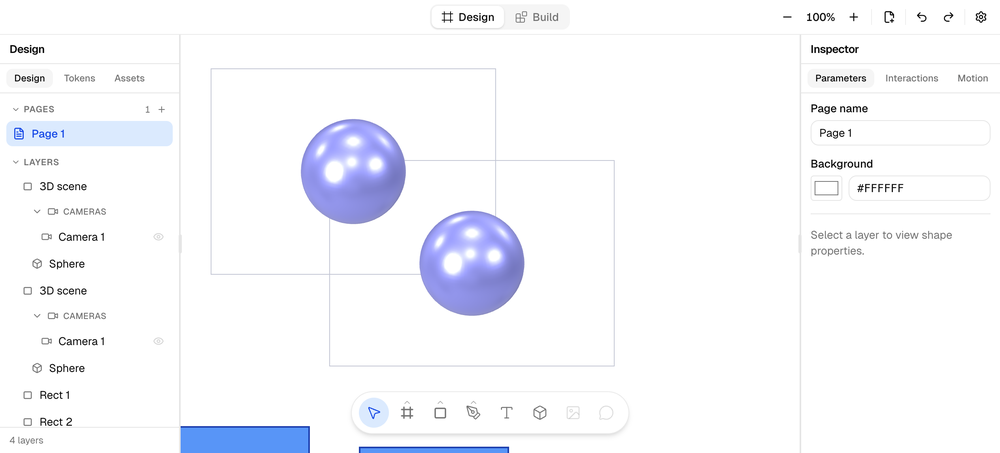
#> input picture .vello-proofs/3d_overlap_fixed.png, 1000 x 453 px, shrunk from 2530 x 1146 before the run
$ python effect_sheet.py ../.vello-proofs/3d_overlap_fixed.png 1.0 ../.vello-proofs/3d_redbg.png
#> lines starting #> are read from the running program, lines starting #| are printed output that depends on the picture
"""Compose a labelled effect review sheet from a rendered parity frame.

The tiled scheduler is no longer ahead of the whole-viewport one, so a cross-implementation diff
measures tiled's staleness rather than our correctness. Effects have to be judged by eye instead —
this lays the effect-bearing cells out large, labelled, so an artifact is visible without hunting.

Usage: python3 tools/effect_sheet.py <frame.png> <zoom> <out.png>
"""
import sys
from PIL import Image, ImageDraw, ImageFont

COLS, CELL, MARGIN = 6, 190.0, 26.0

# The cells worth eyeballing: everything with an effect on it, plus the two shape-gap cases.
CELLS = [
    (18, "drop shadow"), (19, "inner shadow"), (20, "layer blur"), (21, "filter graph [dead]"),
    (22, "backdrop blur"), (23, "glass"), (31, "scoped bg-blur"), (32, "scoped glass"),
    (33, "glass on path [bbox]"), (34, "bg-blur on path"), (35, "text + bg-blur"), (36, "vector + shadow"),
]
PER_ROW, LABEL_H, PAD = 4, 26, 10


def main(src_path: str, zoom: float, out_path: str) -> None:
#> called with src_path = '../.vello-proofs/3d_overlap_fixed.png', zoom = 1, out_path = '../.vello-proofs/3d_redbg.png'
    src = Image.open(src_path).convert("RGBA")
    size = int(CELL * zoom)
    rows = (len(CELLS) + PER_ROW - 1) // PER_ROW
    sheet = Image.new("RGBA", (PER_ROW * (size + PAD) + PAD,
                               rows * (size + LABEL_H + PAD) + PAD), (250, 250, 250, 255))
    draw = ImageDraw.Draw(sheet)
    try:
        font = ImageFont.truetype("/System/Library/Fonts/SFNSMono.ttf", 15)
    except OSError:
        font = ImageFont.load_default()

    for i, (cell, label) in enumerate(CELLS):
        row, col = cell // COLS, cell % COLS
        x0 = int((MARGIN + col * CELL) * zoom)
        y0 = int((MARGIN + row * CELL) * zoom)
        tile = src.crop((x0, y0, x0 + size, y0 + size))
        px = PAD + (i % PER_ROW) * (size + PAD)
        py = PAD + (i // PER_ROW) * (size + LABEL_H + PAD)
        sheet.paste(tile, (px, py))
        draw.rectangle([px, py, px + size - 1, py + size - 1], outline=(200, 200, 200, 255))
        draw.text((px + 2, py + size + 5), label, fill=(40, 40, 40, 255), font=font)
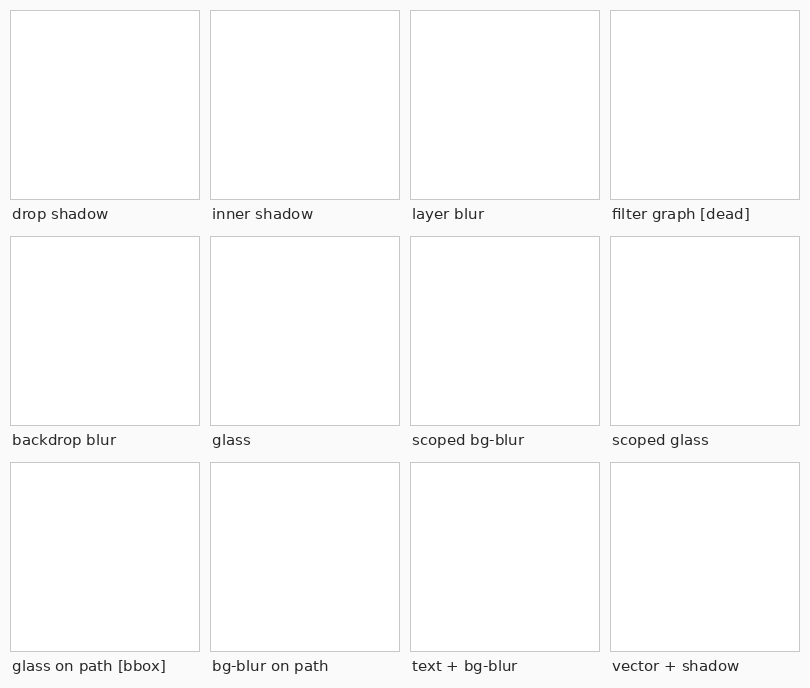
#> sheet: PIL image 810x688 RGBA; mean R, G, B, A 57.6, 57.6, 57.6, 60.9; transparent parts drawn white
    sheet.convert("RGB").save(out_path)
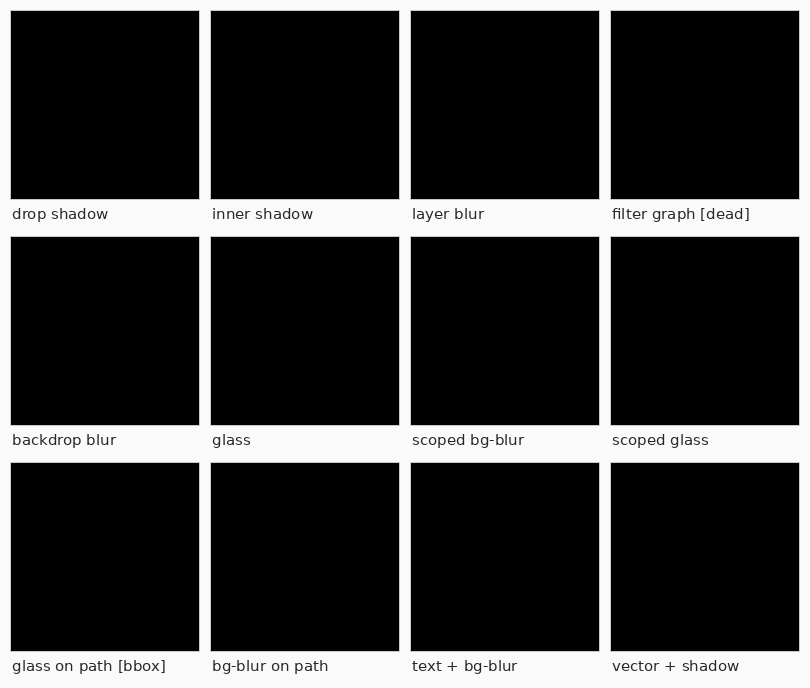
#> saved as 3d_redbg.png: PIL image 810x688 RGB; min 0, max 250, mean 57.6
    print(f"wrote {out_path} ({sheet.width}x{sheet.height}), {len(CELLS)} effects at {zoom}x")
#| wrote ../.vello-proofs/3d_redbg.png (810x688), 12 effects at 1.0x


if __name__ == "__main__":
    main(sys.argv[1], float(sys.argv[2]), sys.argv[3])
